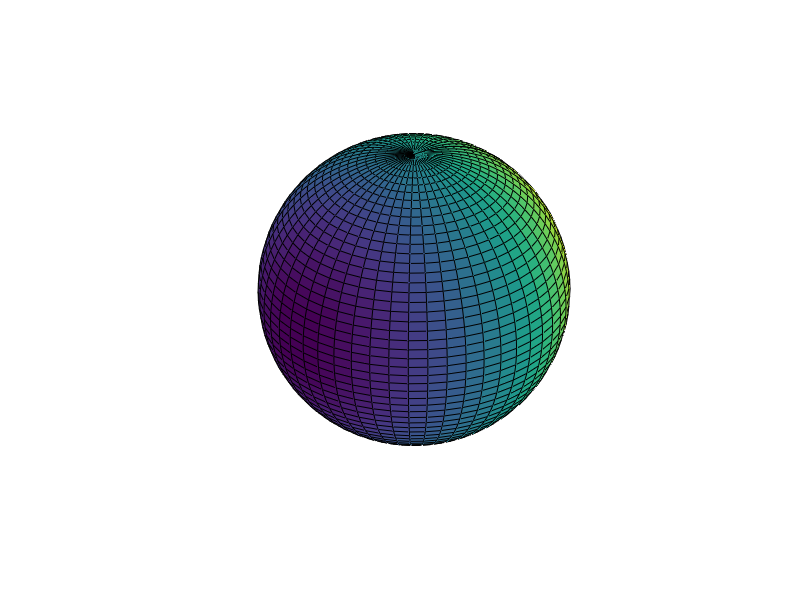

Reproduce this figure in MATLAB.
clc
clear
close
[X,Y,Z]=sphere(50);
surf(X,Y,Z,X)
axis vis3d tight off
for k=1:25
    view(-37.5 + 15*(k-1),30)
    m(k)=getframe(gcf);
end 
movie(gcf,m)